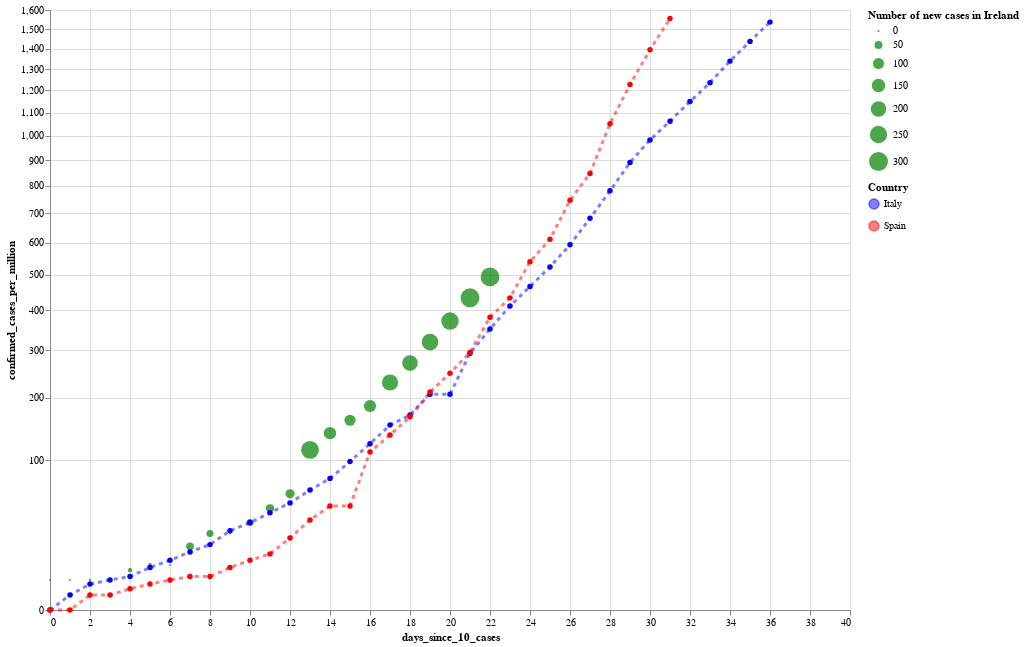

Notebook code for this chart:
### Code cell
#hide_input

alt.layer(cases_per_million_ie_plot, cases_per_million_it_plot, cases_per_million_es_plot).properties(
    width=800, height=600
).resolve_scale(
    color='independent',
    shape='independent'
)

### Figure 1 — Vega-Lite specification as saved in the notebook (floating-point values rounded to 4 significant figures)
{"config": {"view": {"continuousWidth": 400, "continuousHeight": 300}}, "layer": [{"data": {"name": "data-4b656f962742ef0edf51a449fa69f944"}, "mark": {"type": "circle", "color": "green", "opacity": 0.7}, "encoding": {"size": {"type": "quantitative", "field": "new_cases", "title": "Number of new cases in Ireland"}, "tooltip": [{"type": "nominal", "field": "country"}, {"type": "temporal", "field": "date"}, {"type": "quantitative", "field": "confirmed_cases"}, {"type": "quantitative", "field": "confirmed_cases_per_million"}, {"type": "quantitative", "field": "new_cases"}], "x": {"type": "quantitative", "field": "days_since_10_cases"}, "y": {"type": "quantitative", "field": "confirmed_cases_per_million", "scale": {"type": "sqrt"}}}}, {"data": {"name": "data-774efa6f17819813874601c0a04312df"}, "mark": {"type": "line", "color": "blue", "opacity": 0.5, "point": true, "strokeDash": [4, 4], "strokeWidth": 3}, "encoding": {"color": {"type": "nominal", "field": "country", "scale": {"domain": ["Italy"], "range": ["blue"]}, "title": "Country"}, "tooltip": [{"type": "nominal", "field": "country"}, {"type": "temporal", "field": "date"}, {"type": "quantitative", "field": "confirmed_cases"}, {"type": "quantitative", "field": "confirmed_cases_per_million"}, {"type": "quantitative", "field": "new_cases"}], "x": {"type": "quantitative", "field": "days_since_10_cases"}, "y": {"type": "quantitative", "field": "confirmed_cases_per_million", "scale": {"type": "sqrt"}}}}, {"data": {"name": "data-a14ef43bb8e966ff8fbe282c2f68c0ac"}, "mark": {"type": "line", "color": "red", "opacity": 0.5, "point": true, "strokeDash": [4, 4], "strokeWidth": 3}, "encoding": {"color": {"type": "nominal", "field": "country", "scale": {"domain": ["Spain"], "range": ["red"]}, "title": ""}, "tooltip": [{"type": "nominal", "field": "country"}, {"type": "temporal", "field": "date"}, {"type": "quantitative", "field": "confirmed_cases"}, {"type": "quantitative", "field": "confirmed_cases_per_million"}, {"type": "quantitative", "field": "new_cases"}], "x": {"type": "quantitative", "field": "days_since_10_cases"}, "y": {"type": "quantitative", "field": "confirmed_cases_per_million", "scale": {"type": "sqrt"}}}}], "height": 600, "resolve": {"scale": {"color": "independent", "shape": "independent"}}, "width": 800, "$schema": "https://vega.github.io/schema/vega-lite/v4.0.2.json", "datasets": {"data-4b656f962742ef0edf51a449fa69f944": [{"country": "Ireland", "date": "2020-03-06", "days_since_10_cases": 0, "confirmed_cases": 18, "confirmed_cases_per_million": 4.0, "new_cases": 0}, {"country": "Ireland", "date": "2020-03-07", "days_since_10_cases": 1, "confirmed_cases": 18, "confirmed_cases_per_million": 4.0, "new_cases": 0}, {"country": "Ireland", "date": "2020-03-08", "days_since_10_cases": 2, "confirmed_cases": 19, "confirmed_cases_per_million": 4.0, "new_cases": 1}, {"country": "Ireland", "date": "2020-03-09", "days_since_10_cases": 3, "confirmed_cases": 21, "confirmed_cases_per_million": 4.0, "new_cases": 2}, {"country": "Ireland", "date": "2020-03-10", "days_since_10_cases": 4, "confirmed_cases": 34, "confirmed_cases_per_million": 7.0, "new_cases": 13}, {"country": "Ireland", "date": "2020-03-11", "days_since_10_cases": 5, "confirmed_cases": 43, "confirmed_cases_per_million": 9.0, "new_cases": 9}, {"country": "Ireland", "date": "2020-03-12", "days_since_10_cases": 6, "confirmed_cases": 43, "confirmed_cases_per_million": 9.0, "new_cases": 0}, {"country": "Ireland", "date": "2020-03-13", "days_since_10_cases": 7, "confirmed_cases": 90, "confirmed_cases_per_million": 18.0, "new_cases": 47}, {"country": "Ireland", "date": "2020-03-14", "days_since_10_cases": 8, "confirmed_cases": 129, "confirmed_cases_per_million": 26.0, "new_cases": 39}, {"country": "Ireland", "date": "2020-03-15", "days_since_10_cases": 9, "confirmed_cases": 129, "confirmed_cases_per_million": 26.0, "new_cases": 0}, {"country": "Ireland", "date": "2020-03-16", "days_since_10_cases": 10, "confirmed_cases": 169, "confirmed_cases_per_million": 34.0, "new_cases": 40}, {"country": "Ireland", "date": "2020-03-17", "days_since_10_cases": 11, "confirmed_cases": 223, "confirmed_cases_per_million": 46.0, "new_cases": 54}, {"country": "Ireland", "date": "2020-03-18", "days_since_10_cases": 12, "confirmed_cases": 292, "confirmed_cases_per_million": 60.0, "new_cases": 69}, {"country": "Ireland", "date": "2020-03-19", "days_since_10_cases": 13, "confirmed_cases": 557, "confirmed_cases_per_million": 114.0, "new_cases": 265}, {"country": "Ireland", "date": "2020-03-20", "days_since_10_cases": 14, "confirmed_cases": 683, "confirmed_cases_per_million": 139.0, "new_cases": 126}, {"country": "Ireland", "date": "2020-03-21", "days_since_10_cases": 15, "confirmed_cases": 785, "confirmed_cases_per_million": 160.0, "new_cases": 102}, {"country": "Ireland", "date": "2020-03-22", "days_since_10_cases": 16, "confirmed_cases": 906, "confirmed_cases_per_million": 185.0, "new_cases": 121}, {"country": "Ireland", "date": "2020-03-23", "days_since_10_cases": 17, "confirmed_cases": 1125, "confirmed_cases_per_million": 230.0, "new_cases": 219}, {"country": "Ireland", "date": "2020-03-24", "days_since_10_cases": 18, "confirmed_cases": 1329, "confirmed_cases_per_million": 271.0, "new_cases": 204}, {"country": "Ireland", "date": "2020-03-25", "days_since_10_cases": 19, "confirmed_cases": 1564, "confirmed_cases_per_million": 319.0, "new_cases": 235}, {"country": "Ireland", "date": "2020-03-26", "days_since_10_cases": 20, "confirmed_cases": 1819, "confirmed_cases_per_million": 371.0, "new_cases": 255}, {"country": "Ireland", "date": "2020-03-27", "days_since_10_cases": 21, "confirmed_cases": 2121, "confirmed_cases_per_million": 433.0, "new_cases": 302}, {"country": "Ireland", "date": "2020-03-28", "days_since_10_cases": 22, "confirmed_cases": 2415, "confirmed_cases_per_million": 493.0, "new_cases": 294}], "data-774efa6f17819813874601c0a04312df": [{"country": "Italy", "date": "2020-02-21", "days_since_10_cases": 0, "confirmed_cases": 20, "confirmed_cases_per_million": 0.0, "new_cases": 0}, {"country": "Italy", "date": "2020-02-22", "days_since_10_cases": 1, "confirmed_cases": 62, "confirmed_cases_per_million": 1.0, "new_cases": 42}, {"country": "Italy", "date": "2020-02-23", "days_since_10_cases": 2, "confirmed_cases": 155, "confirmed_cases_per_million": 3.0, "new_cases": 93}, {"country": "Italy", "date": "2020-02-24", "days_since_10_cases": 3, "confirmed_cases": 229, "confirmed_cases_per_million": 4.0, "new_cases": 74}, {"country": "Italy", "date": "2020-02-25", "days_since_10_cases": 4, "confirmed_cases": 322, "confirmed_cases_per_million": 5.0, "new_cases": 93}, {"country": "Italy", "date": "2020-02-26", "days_since_10_cases": 5, "confirmed_cases": 453, "confirmed_cases_per_million": 8.0, "new_cases": 131}, {"country": "Italy", "date": "2020-02-27", "days_since_10_cases": 6, "confirmed_cases": 655, "confirmed_cases_per_million": 11.0, "new_cases": 202}, {"country": "Italy", "date": "2020-02-28", "days_since_10_cases": 7, "confirmed_cases": 888, "confirmed_cases_per_million": 15.0, "new_cases": 233}, {"country": "Italy", "date": "2020-02-29", "days_since_10_cases": 8, "confirmed_cases": 1128, "confirmed_cases_per_million": 19.0, "new_cases": 240}, {"country": "Italy", "date": "2020-03-01", "days_since_10_cases": 9, "confirmed_cases": 1694, "confirmed_cases_per_million": 28.0, "new_cases": 566}, {"country": "Italy", "date": "2020-03-02", "days_since_10_cases": 10, "confirmed_cases": 2036, "confirmed_cases_per_million": 34.0, "new_cases": 342}, {"country": "Italy", "date": "2020-03-03", "days_since_10_cases": 11, "confirmed_cases": 2502, "confirmed_cases_per_million": 42.0, "new_cases": 466}, {"country": "Italy", "date": "2020-03-04", "days_since_10_cases": 12, "confirmed_cases": 3089, "confirmed_cases_per_million": 51.0, "new_cases": 587}, {"country": "Italy", "date": "2020-03-05", "days_since_10_cases": 13, "confirmed_cases": 3858, "confirmed_cases_per_million": 64.0, "new_cases": 769}, {"country": "Italy", "date": "2020-03-06", "days_since_10_cases": 14, "confirmed_cases": 4636, "confirmed_cases_per_million": 77.0, "new_cases": 778}, {"country": "Italy", "date": "2020-03-07", "days_since_10_cases": 15, "confirmed_cases": 5883, "confirmed_cases_per_million": 98.0, "new_cases": 1247}, {"country": "Italy", "date": "2020-03-08", "days_since_10_cases": 16, "confirmed_cases": 7375, "confirmed_cases_per_million": 123.0, "new_cases": 1492}, {"country": "Italy", "date": "2020-03-09", "days_since_10_cases": 17, "confirmed_cases": 9172, "confirmed_cases_per_million": 152.0, "new_cases": 1797}, {"country": "Italy", "date": "2020-03-10", "days_since_10_cases": 18, "confirmed_cases": 10149, "confirmed_cases_per_million": 169.0, "new_cases": 977}, {"country": "Italy", "date": "2020-03-11", "days_since_10_cases": 19, "confirmed_cases": 12462, "confirmed_cases_per_million": 207.0, "new_cases": 2313}, {"country": "Italy", "date": "2020-03-12", "days_since_10_cases": 20, "confirmed_cases": 12462, "confirmed_cases_per_million": 207.0, "new_cases": 0}, {"country": "Italy", "date": "2020-03-13", "days_since_10_cases": 21, "confirmed_cases": 17660, "confirmed_cases_per_million": 293.0, "new_cases": 5198}, {"country": "Italy", "date": "2020-03-14", "days_since_10_cases": 22, "confirmed_cases": 21157, "confirmed_cases_per_million": 351.0, "new_cases": 3497}, {"country": "Italy", "date": "2020-03-15", "days_since_10_cases": 23, "confirmed_cases": 24747, "confirmed_cases_per_million": 411.0, "new_cases": 3590}, {"country": "Italy", "date": "2020-03-16", "days_since_10_cases": 24, "confirmed_cases": 27980, "confirmed_cases_per_million": 465.0, "new_cases": 3233}, {"country": "Italy", "date": "2020-03-17", "days_since_10_cases": 25, "confirmed_cases": 31506, "confirmed_cases_per_million": 523.0, "new_cases": 3526}, {"country": "Italy", "date": "2020-03-18", "days_since_10_cases": 26, "confirmed_cases": 35713, "confirmed_cases_per_million": 593.0, "new_cases": 4207}, {"country": "Italy", "date": "2020-03-19", "days_since_10_cases": 27, "confirmed_cases": 41035, "confirmed_cases_per_million": 682.0, "new_cases": 5322}, {"country": "Italy", "date": "2020-03-20", "days_since_10_cases": 28, "confirmed_cases": 47021, "confirmed_cases_per_million": 781.0, "new_cases": 5986}, {"country": "Italy", "date": "2020-03-21", "days_since_10_cases": 29, "confirmed_cases": 53578, "confirmed_cases_per_million": 890.0, "new_cases": 6557}, {"country": "Italy", "date": "2020-03-22", "days_since_10_cases": 30, "confirmed_cases": 59138, "confirmed_cases_per_million": 982.0, "new_cases": 5560}, {"country": "Italy", "date": "2020-03-23", "days_since_10_cases": 31, "confirmed_cases": 63927, "confirmed_cases_per_million": 1062.0, "new_cases": 4789}, {"country": "Italy", "date": "2020-03-24", "days_since_10_cases": 32, "confirmed_cases": 69176, "confirmed_cases_per_million": 1149.0, "new_cases": 5249}, {"country": "Italy", "date": "2020-03-25", "days_since_10_cases": 33, "confirmed_cases": 74386, "confirmed_cases_per_million": 1236.0, "new_cases": 5210}, {"country": "Italy", "date": "2020-03-26", "days_since_10_cases": 34, "confirmed_cases": 80589, "confirmed_cases_per_million": 1339.0, "new_cases": 6203}, {"country": "Italy", "date": "2020-03-27", "days_since_10_cases": 35, "confirmed_cases": 86498, "confirmed_cases_per_million": 1437.0, "new_cases": 5909}, {"country": "Italy", "date": "2020-03-28", "days_since_10_cases": 36, "confirmed_cases": 92472, "confirmed_cases_per_million": 1536.0, "new_cases": 5974}], "data-a14ef43bb8e966ff8fbe282c2f68c0ac": [{"country": "Spain", "date": "2020-02-26", "days_since_10_cases": 0, "confirmed_cases": 13, "confirmed_cases_per_million": 0.0, "new_cases": 0}, {"country": "Spain", "date": "2020-02-27", "days_since_10_cases": 1, "confirmed_cases": 15, "confirmed_cases_per_million": 0.0, "new_cases": 2}, {"country": "Spain", "date": "2020-02-28", "days_since_10_cases": 2, "confirmed_cases": 32, "confirmed_cases_per_million": 1.0, "new_cases": 17}, {"country": "Spain", "date": "2020-02-29", "days_since_10_cases": 3, "confirmed_cases": 45, "confirmed_cases_per_million": 1.0, "new_cases": 13}, {"country": "Spain", "date": "2020-03-01", "days_since_10_cases": 4, "confirmed_cases": 84, "confirmed_cases_per_million": 2.0, "new_cases": 39}, {"country": "Spain", "date": "2020-03-02", "days_since_10_cases": 5, "confirmed_cases": 120, "confirmed_cases_per_million": 3.0, "new_cases": 36}, {"country": "Spain", "date": "2020-03-03", "days_since_10_cases": 6, "confirmed_cases": 165, "confirmed_cases_per_million": 4.0, "new_cases": 45}, {"country": "Spain", "date": "2020-03-04", "days_since_10_cases": 7, "confirmed_cases": 222, "confirmed_cases_per_million": 5.0, "new_cases": 57}, {"country": "Spain", "date": "2020-03-05", "days_since_10_cases": 8, "confirmed_cases": 259, "confirmed_cases_per_million": 5.0, "new_cases": 37}, {"country": "Spain", "date": "2020-03-06", "days_since_10_cases": 9, "confirmed_cases": 400, "confirmed_cases_per_million": 8.0, "new_cases": 141}, {"country": "Spain", "date": "2020-03-07", "days_since_10_cases": 10, "confirmed_cases": 500, "confirmed_cases_per_million": 11.0, "new_cases": 100}, {"country": "Spain", "date": "2020-03-08", "days_since_10_cases": 11, "confirmed_cases": 673, "confirmed_cases_per_million": 14.0, "new_cases": 173}, {"country": "Spain", "date": "2020-03-09", "days_since_10_cases": 12, "confirmed_cases": 1073, "confirmed_cases_per_million": 23.0, "new_cases": 400}, {"country": "Spain", "date": "2020-03-10", "days_since_10_cases": 13, "confirmed_cases": 1695, "confirmed_cases_per_million": 36.0, "new_cases": 622}, {"country": "Spain", "date": "2020-03-11", "days_since_10_cases": 14, "confirmed_cases": 2277, "confirmed_cases_per_million": 48.0, "new_cases": 582}, {"country": "Spain", "date": "2020-03-12", "days_since_10_cases": 15, "confirmed_cases": 2277, "confirmed_cases_per_million": 48.0, "new_cases": 0}, {"country": "Spain", "date": "2020-03-13", "days_since_10_cases": 16, "confirmed_cases": 5232, "confirmed_cases_per_million": 111.0, "new_cases": 2955}, {"country": "Spain", "date": "2020-03-14", "days_since_10_cases": 17, "confirmed_cases": 6391, "confirmed_cases_per_million": 136.0, "new_cases": 1159}, {"country": "Spain", "date": "2020-03-15", "days_since_10_cases": 18, "confirmed_cases": 7798, "confirmed_cases_per_million": 166.0, "new_cases": 1407}, {"country": "Spain", "date": "2020-03-16", "days_since_10_cases": 19, "confirmed_cases": 9942, "confirmed_cases_per_million": 211.0, "new_cases": 2144}, {"country": "Spain", "date": "2020-03-17", "days_since_10_cases": 20, "confirmed_cases": 11748, "confirmed_cases_per_million": 249.0, "new_cases": 1806}, {"country": "Spain", "date": "2020-03-18", "days_since_10_cases": 21, "confirmed_cases": 13910, "confirmed_cases_per_million": 295.0, "new_cases": 2162}, {"country": "Spain", "date": "2020-03-19", "days_since_10_cases": 22, "confirmed_cases": 17963, "confirmed_cases_per_million": 381.0, "new_cases": 4053}, {"country": "Spain", "date": "2020-03-20", "days_since_10_cases": 23, "confirmed_cases": 20410, "confirmed_cases_per_million": 433.0, "new_cases": 2447}, {"country": "Spain", "date": "2020-03-21", "days_since_10_cases": 24, "confirmed_cases": 25374, "confirmed_cases_per_million": 539.0, "new_cases": 4964}, {"country": "Spain", "date": "2020-03-22", "days_since_10_cases": 25, "confirmed_cases": 28768, "confirmed_cases_per_million": 611.0, "new_cases": 3394}, {"country": "Spain", "date": "2020-03-23", "days_since_10_cases": 26, "confirmed_cases": 35136, "confirmed_cases_per_million": 746.0, "new_cases": 6368}, {"country": "Spain", "date": "2020-03-24", "days_since_10_cases": 27, "confirmed_cases": 39885, "confirmed_cases_per_million": 847.0, "new_cases": 4749}, {"country": "Spain", "date": "2020-03-25", "days_since_10_cases": 28, "confirmed_cases": 49515, "confirmed_cases_per_million": 1051.0, "new_cases": 9630}, {"country": "Spain", "date": "2020-03-26", "days_since_10_cases": 29, "confirmed_cases": 57786, "confirmed_cases_per_million": 1227.0, "new_cases": 8271}, {"country": "Spain", "date": "2020-03-27", "days_since_10_cases": 30, "confirmed_cases": 65719, "confirmed_cases_per_million": 1395.0, "new_cases": 7933}, {"country": "Spain", "date": "2020-03-28", "days_since_10_cases": 31, "confirmed_cases": 73235, "confirmed_cases_per_million": 1555.0, "new_cases": 7516}]}}
